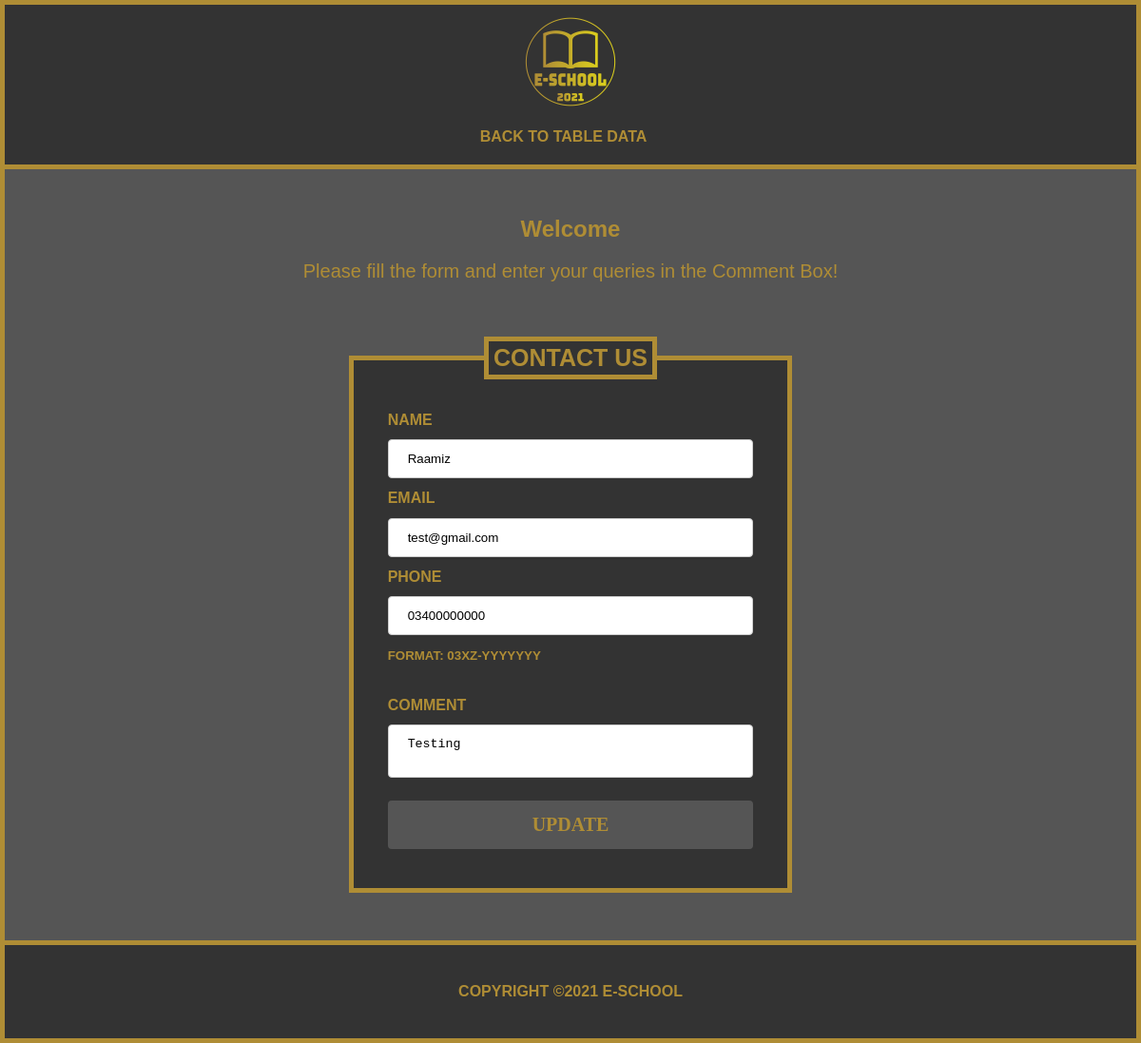
/E-School/contactDbUpdate.php?contact_id=1, run on the app's committed database.
### tables this page shows
CREATE TABLE `contact` (
  `contact_id` int(11) NOT NULL,
  `name` varchar(255) NOT NULL,
  `email` varchar(255) NOT NULL,
  `phone` varchar(255) NOT NULL,
  `comment` text NOT NULL,
  `created_at` timestamp NOT NULL DEFAULT current_timestamp()
);

### E-School/contactDbUpdate.php (the view, shortened to what this page needs)
<!DOCTYPE html>
<html lang="en">
<head>
    <link rel="stylesheet" type="text/css" href="style.css">
</head>
<body>
    <div class="lock_2">
        <header id="main-header">
            <div class="container">
                <div id="logo">
                    <img src="images/logo.png" alt="E-SCHOOL LOGO" width="100" height="100">
                </div>
            </div>
        </header>
        <nav id="navbar">
            <div class="container">
                <ul>
                    <li><a href="displaytables.php">Back to Table Data</a></li>
                </ul>
            </div>
        </nav>
    </div>
    <div class="container">
        <div id="contact_sections">
            <section id="sec1">
                <h1>Welcome</h1>
                <p>Please fill the form and enter your queries in the Comment Box!</p>
            </section>
            <section>
<?php
include ('dbConnection.php');
$ids=$_GET['contact_id'];
$Query= "select * from contact where contact_id={$ids}";
$showQuery = mysqli_query($conn,$Query) or die( mysqli_error($conn));
$arrayData = mysqli_fetch_array($showQuery);
        ?>
            <form name="myForm" action="contactDbUpdate.php?contact_id=<?php echo $_GET['contact_id']; ?>"  method="post">
                    <fieldset>
                        <legend>Contact Us</legend>
                        <div id="LIT">
                            <label>Name</label><input type="text" name="name" value = "<?php echo $arrayData['name'] ?>" ><br>
                            <label>Email</label> <input type="email" name="email"  value = "<?php echo $arrayData['email'] ?>"><br>
                            <label>Phone</label><input type="tel" pattern="[0]{1}[3]{1}[0-9]{9}" name="phone"  value = "<?php echo $arrayData['phone'] ?>"><br>
                            <small>FORMAT: 03XZ-YYYYYYY </small><br><br>
                            <label>Comment</label><textarea name="comment" ><?php echo $arrayData['comment'] ?></textarea><br>
			     			<button type="submit" name="submit" >UPDATE</button>
                        </div>
                    </fieldset>
                </form>
            </section>
        </div>
    </div>
    <footer id="main-footer">
        <p>Copyright &copy;2021 E-School</p>
    </footer>
</body>

### E-School/style.css (style rules this page uses)
body { background-color: #555; color: rgb(175, 141, 53); font-family: Arial, Helvetica, sans-serif; font-size: 16px; line-height: 1.6em; margin: 0; border-left: rgb(175, 141, 53) solid; border-right: rgb(175, 141, 53) solid; border-bottom: rgb(175, 141, 53) solid; border-width: 5px; }
h1 { text-align: center; margin-top: 30px; }
.lock_2 { position: relative; }
.container { width: 80%; margin: auto; overflow: hidden; }
#main-header { background-color: #333; color: #708090; border-top: rgb(175, 141, 53) solid; border-width: 5px; }
#navbar { background-color: #333; border-bottom: rgb(175, 141, 53) solid; border-width: 5px; text-transform: uppercase; }
#navbar ul { padding: 0; list-style: none; display: flex; justify-content: center; }
#navbar li { display: inline; }
#navbar a { color: rgb(175, 141, 53); text-decoration: none; font-size: 16px; padding-right: 15px; font-weight: bold; }
#main-footer { background: #333; color: rgb(175, 141, 53); text-align: center; padding: 20px; margin-top: 40px; border-top: rgb(175, 141, 53) solid; border-width: 5px; text-transform: uppercase; font-size: 16px; font-weight: bold; }
#logo { padding-top: 10px; display: flex; justify-content: center; }
* { box-sizing: border-box }
#contact_sections { margin: auto; padding: 10px; }
#contact_sections h1 { text-align: center; }
#sec1 { padding: 10px; margin-bottom: 25px; }
#sec1 p { text-align: center; font-size: 20px; }
#contact_sections form fieldset { margin-left: 25%; margin-right: 25%; background-color: #333; border: 5px solid; border-color: rgb(175, 141, 53); font-weight: bold; }
#contact_sections form legend { text-align: center; padding: 5px; border: 5px solid; background-color: #333; text-transform: uppercase; font-size: 25px; }
#LIT { margin: 2%; padding: 15px; }
#contact_sections form label { margin-right: 20px; text-transform: uppercase; }
#contact_sections form textarea { resize: none; }
input[type=text], select, input[type=email], input[type=tel], input[type=password], #contact_sections form textarea { width: 100%; padding: 12px 20px; margin: 8px 0; display: inline-block; border: 1px solid #ccc; border-radius: 4px; box-sizing: border-box; }
button[type=submit], #reset { width: 100%; background-color: #555; color: rgb(175, 141, 53); padding: 14px 20px; margin: 8px 0; border: none; border-radius: 4px; cursor: pointer; font-weight: bold; font-size: 20px; text-transform: uppercase; font-family: 'Times New Roman', Times, serif; }

### data on the page
contact: name "Raamiz", email "test@gmail.com", phone "03400000000", comment "Testing"
